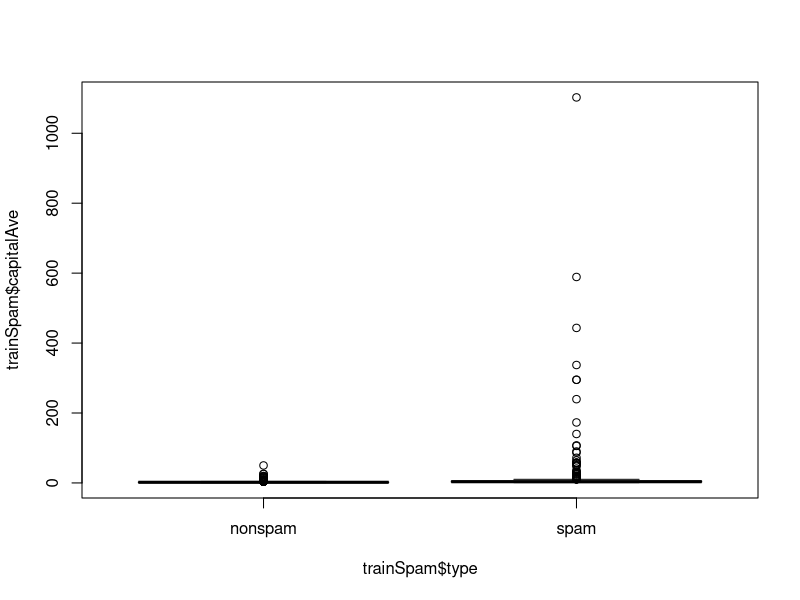
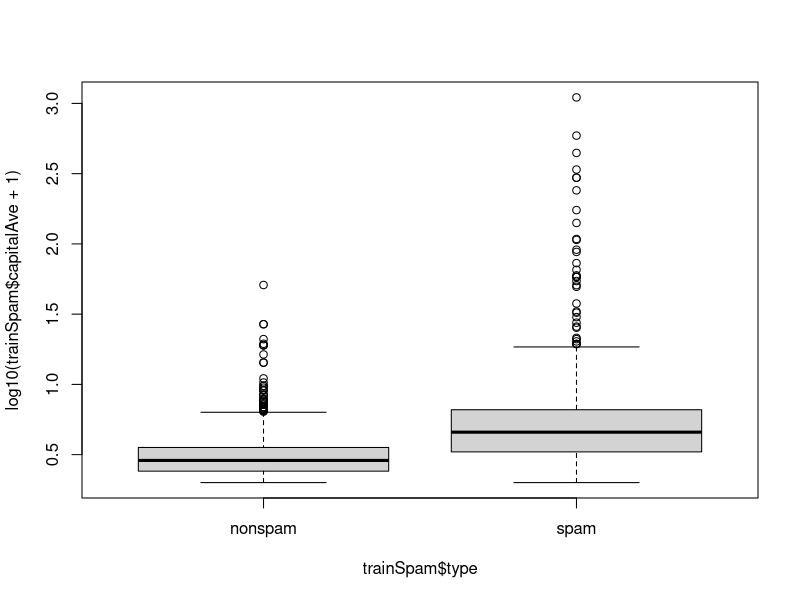
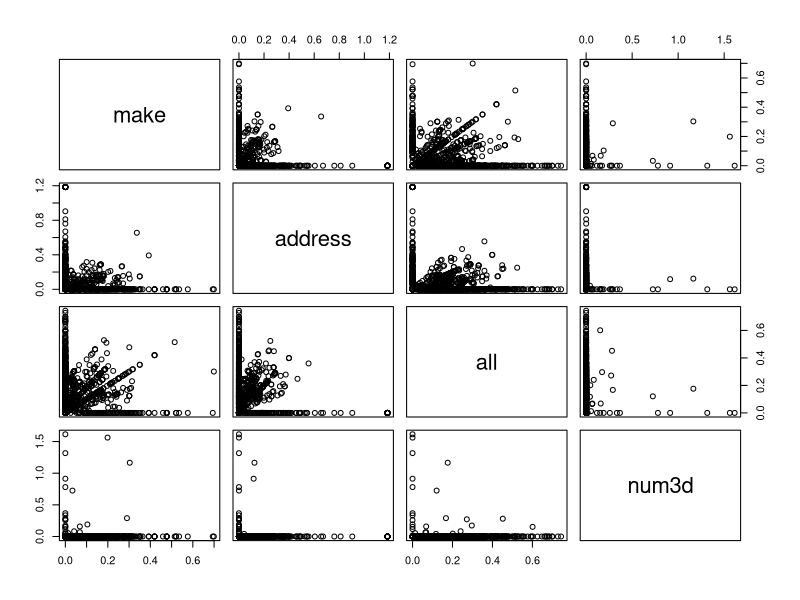
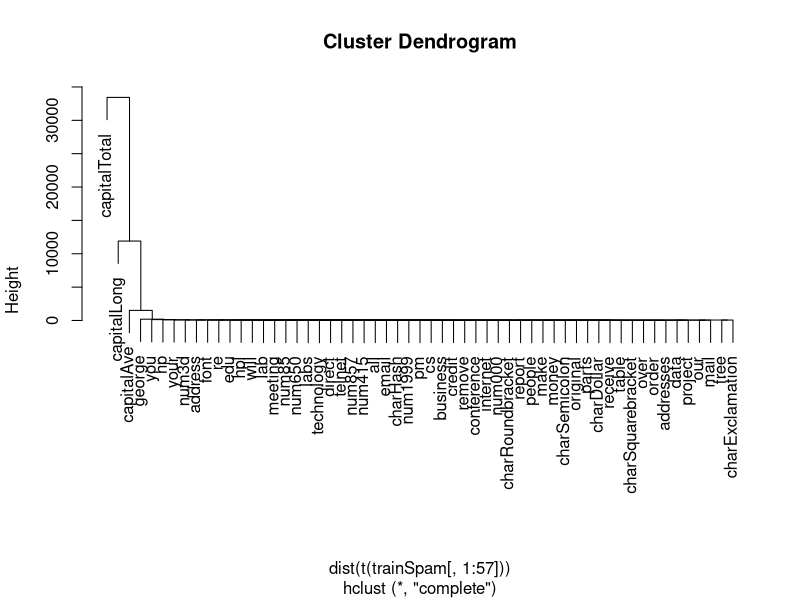
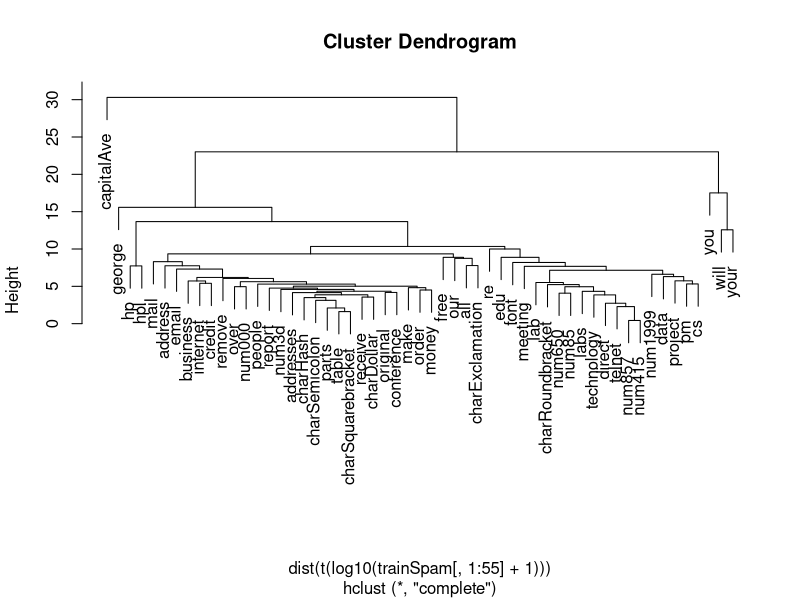

Reproduce these figures in R, in order. (Note: this script raises an error after producing the figures.)
install.packages("kernlab")
library(kernlab)
data(spam)
#perform the subsampling
set.seed(1234)
trainIndicator = rbinom(4601,size=1,prob=0.5)
table(trainIndicator)
trainSpam = spam[trainIndicator==1,]
testSpam = spam[trainIndicator==0,]

names(trainSpam)
head(trainSpam)

table(trainSpam$type)

# average number of capital by type(spam, nonspam)
plot(trainSpam$capitalAve ~ trainSpam$type)

# plot이 보기 어렵다 데이터 대부분이 겹쳐 있어서, 이런 경우 log 처리 해주면 보기 좋게 변경할 수 있다.
plot(log10(trainSpam$capitalAve+1)~trainSpam$type)

# relationship between predictors (pair plot)
plot(log10(trainSpam[,1:4]+1))

#clustering
hCluster =  hclust(dist(t(trainSpam[,1:57])))
plot(hCluster)

#New clustering
hClusterUpdated = hclust(dist(t(log10(trainSpam[,1:55]+1))))
plot(hClusterUpdated)

#Statistical prediction/modeling
trainSpam$numtype = as.numeric(trainSpam$type)-1
costFunction = function(x,y) sum(x!=(y>0.05))
cvError = rep(NA,55)
library(boot)
for(i in 1:55){
  lmFormula = reformulate(names(trainSpam)[i],response = "numType")
  glmFit = glm(lmFormula, family = "binomial", data=trainSpam)
  cvError[i] = cv.glm()
}
